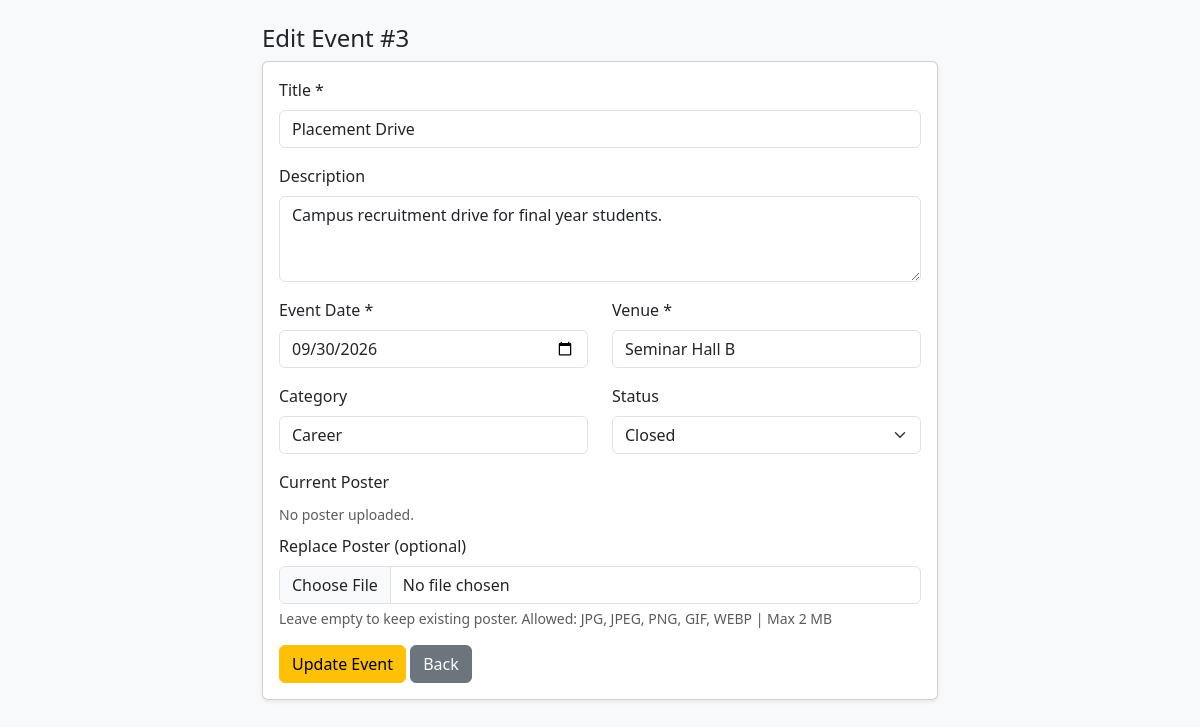
The page /edit_event.php?id=3 (signed in) on the database its author committed.
### tables this page shows
CREATE TABLE IF NOT EXISTS events (
    id INT AUTO_INCREMENT PRIMARY KEY,
    title VARCHAR(255) NOT NULL,
    description TEXT,
    event_date DATE NOT NULL,
    venue VARCHAR(255) NOT NULL,
    category VARCHAR(100) NOT NULL DEFAULT 'General',
    status ENUM('Open','Closed') NOT NULL DEFAULT 'Open',
    poster VARCHAR(255) DEFAULT NULL,
    created_at TIMESTAMP DEFAULT CURRENT_TIMESTAMP,
    updated_at TIMESTAMP DEFAULT CURRENT_TIMESTAMP ON UPDATE CURRENT_TIMESTAMP
);

### edit_event.php (the view, shortened to what this page needs)
<?php
require_once "config.php";
$id = (int)($_GET["id"] ?? $_POST["id"] ?? 0);
$stmt = $conn->prepare("SELECT * FROM events WHERE id = ?");
$stmt->bind_param("i", $id);
$stmt->execute();
$event = $stmt->get_result()->fetch_assoc();
?>
<!DOCTYPE html>
<html lang="en">
<head>
<link href="https://cdn.jsdelivr.net/npm/bootstrap@5.3.3/dist/css/bootstrap.min.css" rel="stylesheet">
</head>
<body class="bg-light">
<div class="container mt-4" style="max-width:700px">
  <h4>Edit Event #<?= $id ?></h4>
  <div class="card shadow-sm"><div class="card-body">
  <form method="post" enctype="multipart/form-data">
    <div class="mb-3"><label class="form-label">Title *</label>
      <input type="text" name="title" class="form-control" required value="<?= htmlspecialchars($event["title"]) ?>"></div>
    <div class="mb-3"><label class="form-label">Description</label>
      <textarea name="description" class="form-control" rows="3"><?= htmlspecialchars($event["description"]) ?></textarea></div>
    <div class="row">
      <div class="col-md-6 mb-3"><label class="form-label">Event Date *</label>
        <input type="date" name="event_date" class="form-control" required value="<?= htmlspecialchars($event["event_date"]) ?>"></div>
      <div class="col-md-6 mb-3"><label class="form-label">Venue *</label>
        <input type="text" name="venue" class="form-control" required value="<?= htmlspecialchars($event["venue"]) ?>"></div>
    </div>
    <div class="row">
      <div class="col-md-6 mb-3"><label class="form-label">Category</label>
        <input type="text" name="category" class="form-control" value="<?= htmlspecialchars($event["category"]) ?>"></div>
      <div class="col-md-6 mb-3"><label class="form-label">Status</label>
        <select name="status" class="form-select">
          <option value="Closed" <?= $event["status"] === "Closed" ? "selected" : "" ?>>Closed</option>
        </select></div>
    </div>
    <div class="mb-3"><label class="form-label">Current Poster</label><br>
      <?php if ($event["poster"] && is_file(UPLOAD_DIR . basename($event["poster"]))): ?>
        <img src="uploads/<?= htmlspecialchars(basename($event["poster"])) ?>" width="150" class="rounded border mb-2">
      <?php else: ?><span class="text-muted small">No poster uploaded.</span><?php endif; ?><br>
      <label class="form-label mt-2">Replace Poster (optional)</label>
      <input type="file" name="poster" class="form-control" accept=".jpg,.jpeg,.png,.gif,.webp">
      <div class="form-text">Leave empty to keep existing poster. Allowed: JPG, JPEG, PNG, GIF, WEBP | Max 2 MB</div></div>
    <button class="btn btn-warning">Update Event</button>
    <a href="index.php" class="btn btn-secondary">Back</a>
  </form>
  </div></div>
</div>
</body>
</html>

### rows shown on the page
events: title "Placement Drive", description "Campus recruitment drive for final year students.", event_date "09/30/2026", venue "Seminar Hall B", category "Career", status "Closed"

### other values the page prints
$id "3"
